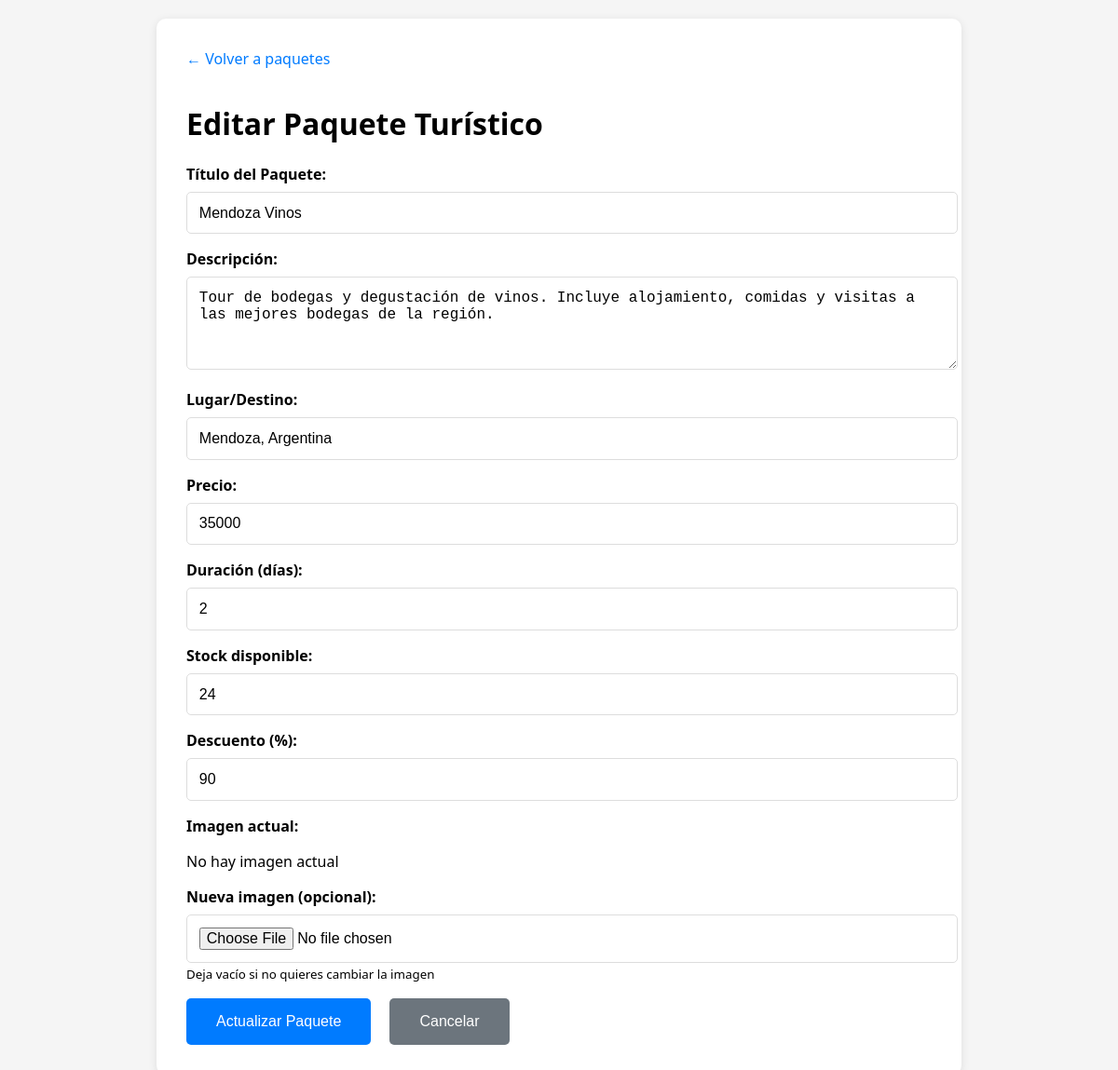
/pages/edit-product.php?id=5 (signed in), run on the app's committed database.
### tables this page shows
CREATE TABLE `ventas` (
  `ID_Producto` int(11) NOT NULL,
  `imagen` longblob NOT NULL,
  `titulo` varchar(30) NOT NULL,
  `descripcion` longtext NOT NULL,
  `precio` int(11) NOT NULL,
  `stock` int(11) NOT NULL,
  `lugar` varchar(30) NOT NULL,
  `dias` int(11) NOT NULL,
  `descuento` int(11) NOT NULL
);

### model/modelos.php (called while the page is built, shortened)
<?php
include __DIR__ . '/../controller/conexionbd.php';
function obtenerPaquetePorId($id) {
    global $Ruta;
    $consulta = $Ruta->prepare("SELECT * FROM ventas WHERE ID_Producto = ?");
    $consulta->bind_param("i", $id);
    $consulta->execute();
    $resultado = $consulta->get_result();
    return $resultado->fetch_assoc();
}
?>

### pages/edit-product.php (the view, shortened to what this page needs)
<?php
include('../model/modelos.php');
$id = isset($_GET['id']) ? $_GET['id'] : 0;
$paquete = obtenerPaquetePorId($id);
?>
<!DOCTYPE html>
<html lang="es">
<head>
</head>
<body>
    <div class="container">
        <a href="paquetes.php" class="nav-link">← Volver a paquetes</a>
        <h1>Editar Paquete Turístico</h1>
        <form method="POST" enctype="multipart/form-data">
            <div class="form-group">
                <label for="titulo">Título del Paquete:</label>
                <input type="text" id="titulo" name="titulo" value="<?php echo htmlspecialchars($paquete['titulo']); ?>" required>
            </div>
            <div class="form-group">
                <label for="descripcion">Descripción:</label>
                <textarea id="descripcion" name="descripcion" rows="4" required><?php echo htmlspecialchars($paquete['descripcion']); ?></textarea>
            </div>
            <div class="form-group">
                <label for="lugar">Lugar/Destino:</label>
                <input type="text" id="lugar" name="lugar" value="<?php echo htmlspecialchars($paquete['lugar']); ?>" required>
            </div>
            <div class="form-group">
                <label for="precio">Precio:</label>
                <input type="number" id="precio" name="precio" value="<?php echo $paquete['precio']; ?>" required>
            </div>
            <div class="form-group">
                <label for="dias">Duración (días):</label>
                <input type="number" id="dias" name="dias" value="<?php echo $paquete['dias']; ?>" required>
            </div>
            <div class="form-group">
                <label for="cantidad">Stock disponible:</label>
                <input type="number" id="cantidad" name="cantidad" value="<?php echo $paquete['stock']; ?>" required>
            </div>
            <div class="form-group">
                <label for="descuento">Descuento (%):</label>
                <input type="number" id="descuento" name="descuento" min="0" max="100" value="<?php echo $paquete['descuento']; ?>">
            </div>
            <div class="form-group">
                <label>Imagen actual:</label>
                <?php if($paquete['imagen']): ?>
                    <img alt="Imagen actual" class="current-image">
                <?php else: ?>
                    <p>No hay imagen actual</p>
                <?php endif; ?>
            </div>
            <div class="form-group">
                <label for="img">Nueva imagen (opcional):</label>
                <input type="file" id="img" name="img" accept="image/*">
                <small>Deja vacío si no quieres cambiar la imagen</small>
            </div>
            <button type="submit" name="actualizar" class="btn-primary">Actualizar Paquete</button>
            <button type="button" class="btn-secondary" onclick="window.location.href='paquetes.php'">Cancelar</button>
        </form>
    </div>
</body>
</html>

### pages/edit-product.php (style rules this page uses)
body { font-family: 'Segoe UI', sans-serif; margin: 0; padding: 20px; background-color: #f5f5f5; }
.container { max-width: 800px; margin: 0 auto; background: white; padding: 2rem; border-radius: 10px; box-shadow: 0 2px 10px rgba(0,0,0,0.1); }
.form-group { margin-bottom: 1rem; }
label { display: block; margin-bottom: 0.5rem; font-weight: bold; }
input, textarea, select { width: 100%; padding: 0.8rem; border: 1px solid #ddd; border-radius: 5px; font-size: 1rem; }
button { padding: 1rem 2rem; border: none; border-radius: 5px; cursor: pointer; font-size: 1rem; margin-right: 1rem; }
.btn-primary { background: #007bff; color: white; }
.btn-secondary { background: #6c757d; color: white; }
.nav-link { display: inline-block; margin-bottom: 1rem; color: #007bff; text-decoration: none; }

### data on the page
ventas: titulo "Mendoza Vinos", descripcion "Tour de bodegas y degustación de vinos. Incluye alojamiento, comidas y visitas a las mejores bodegas de la región.", lugar "Mendoza, Argentina", precio "35000", dias "2", cantidad "24", descuento "90"
